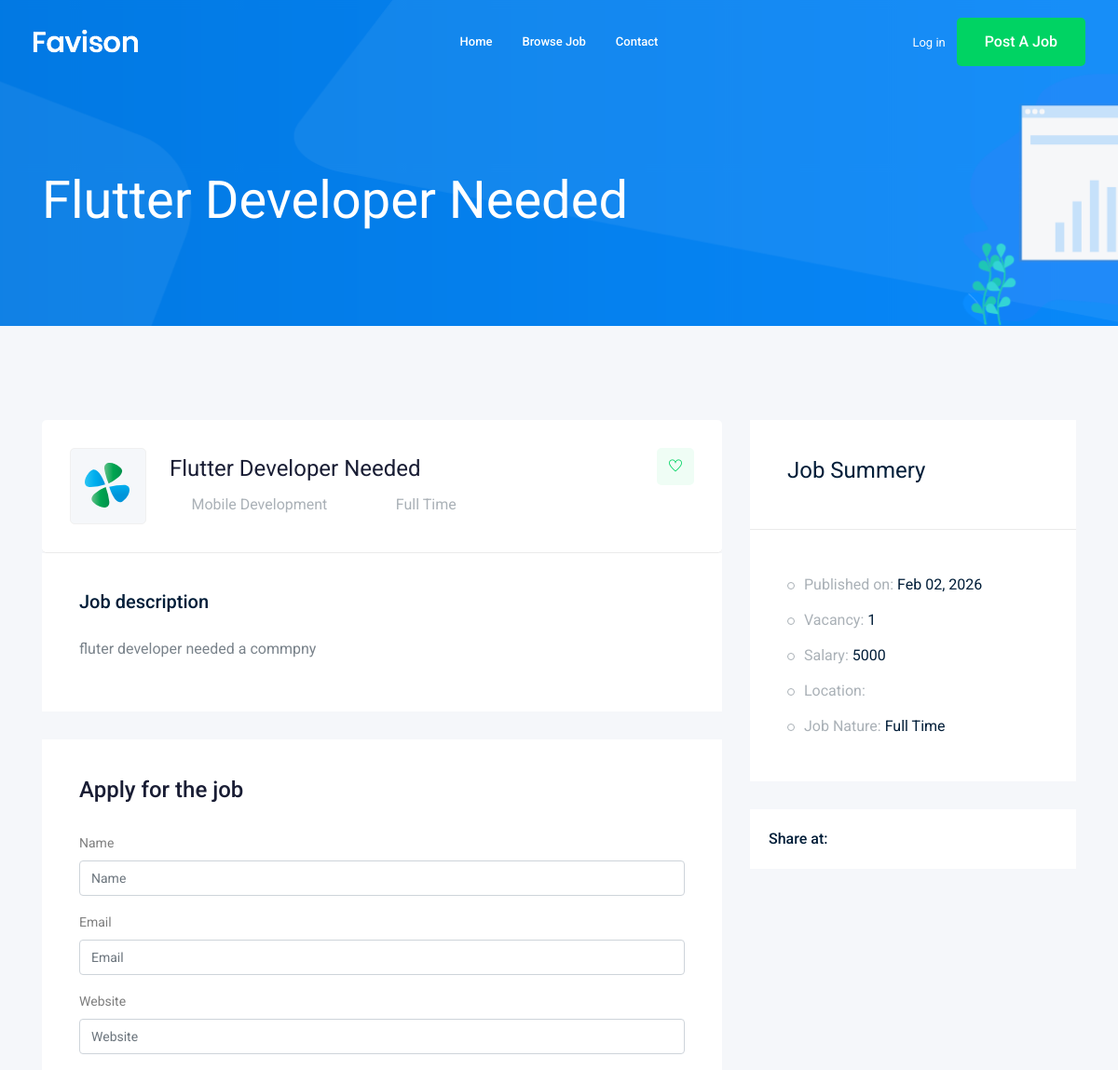
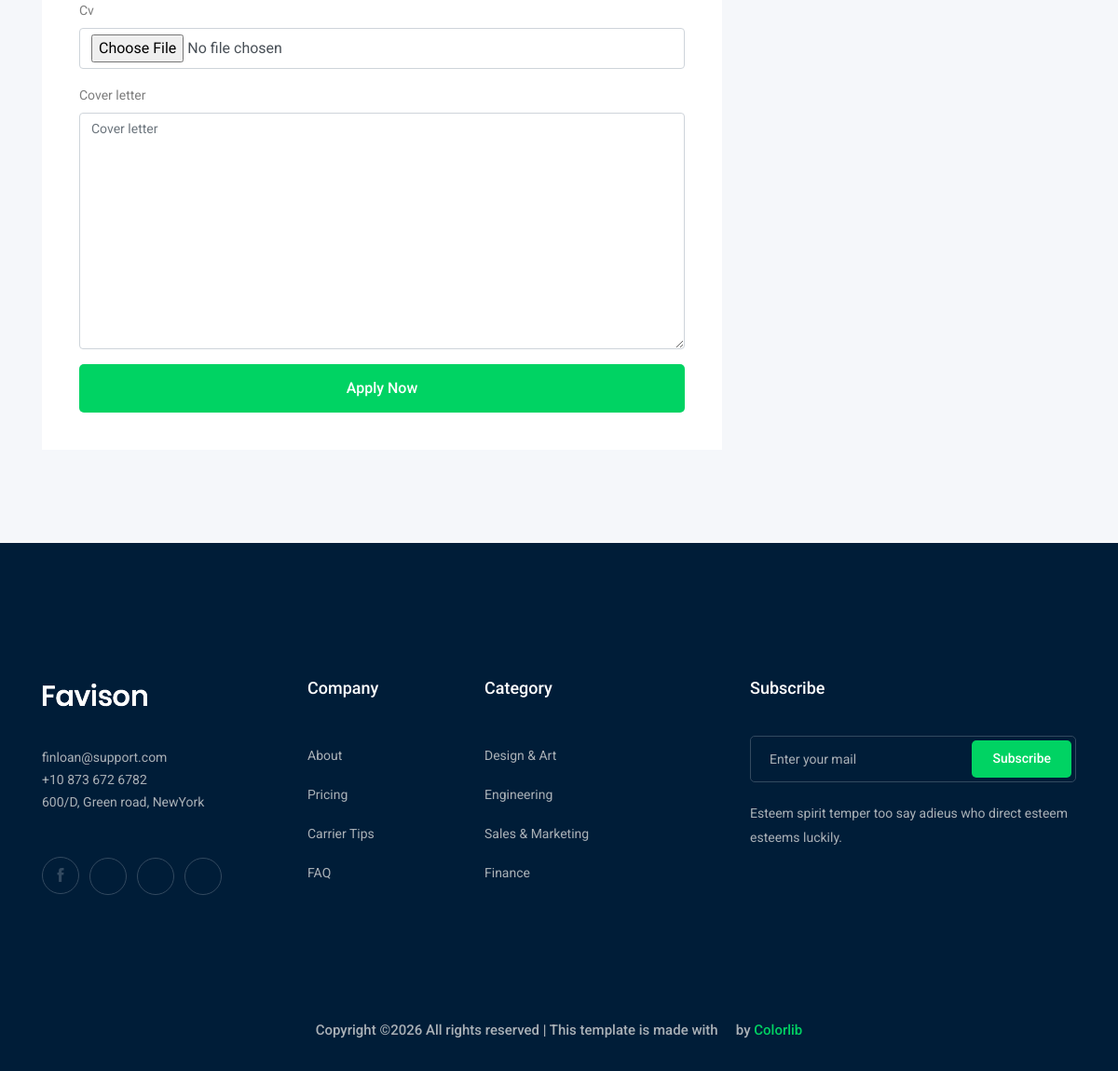
/jobs/flutter-developer-needed, run on the app's committed database (2 pictures, top to bottom).
### job/models.py (models this page shows, shortened)
class Job(models.Model):
  owner = models.ForeignKey(User, related_name='job_owner', on_delete=models.CASCADE)
  title = models.CharField(max_length=100)
  job_type = models.CharField(max_length=15 , choices=JOB_TYPE)
  description = models.TextField(max_length=1000)
  published_at = models.DateTimeField(auto_now=True)
  Vacancy = models.IntegerField(default=1)
  salary = models.IntegerField(default=0)
  experience = models.IntegerField(default=0)
  category = models.ForeignKey('Category', on_delete=models.CASCADE)
  image = models.ImageField(upload_to=image_upload)
  slug = models.SlugField(blank=True, null=True)
  def __str__(self):
      return self.title

class Category(models.Model):
  name = models.CharField(max_length=25)
  def __str__(self):
    return self.name

### job/views.py (the view)
# urls.py: path('<str:slug>', views.job_detail, name='job_detail'),
def job_detail(request, slug):
    job = get_object_or_404(Job, slug=slug)
    if request.method == 'POST':
        form = ApplyForm(request.POST, request.FILES)
        if form.is_valid():
            apply = form.save(commit=False)
            apply.job = job
            apply.save()
            messages.success(request, 'Your application has been submitted.')
            return redirect(reverse('job:job_detail', kwargs={'slug': job.slug}))
        else:
            messages.error(request, 'Please correct the errors below.')
    else:
        form = ApplyForm()
    context = {'job': job, 'form': form}
    return render(request, 'job/job_detail.html', context)

### job/form.py
class ApplyForm(forms.ModelForm):
    class Meta:
        model = Apply
        fields = ('name', 'email', 'website', 'cv', 'cover_letter')

### job/templates/job/job_detail.html (shortened to what this page needs)
{% extends 'base.html' %}
{% load bootstrap4 %}
{% block body %}
    <div class="bradcam_area bradcam_bg_1">
        <div class="container">
            <div class="row">
                <div class="col-xl-12">
                    <div class="bradcam_text">
                        <h3>{{ job }}</h3>
                    </div>
                </div>
            </div>
        </div>
    </div>
    <div class="job_details_area">
        <div class="container">
            <div class="row">
                <div class="col-lg-8">
                    <div class="job_details_header">
                        <div class="single_jobs white-bg d-flex justify-content-between">
                            <div class="jobs_left d-flex align-items-center">
                                <div class="thumb">
                                    <img src="img/svg_icon/1.svg" alt="">
                                </div>
                                <div class="jobs_conetent">
                                    <a href="#"><h4>{{ job.title }}</h4></a>
                                    <div class="links_locat d-flex align-items-center">
                                        <div class="location">
                                            <p> <i class="fa fa-map-marker"></i> {{ job.category }}</p>
                                        </div>
                                        <div class="location">
                                            <p> <i class="fa fa-clock-o"></i> {{ job.job_type }}</p>
                                        </div>
                                    </div>
                                </div>
                            </div>
                            <div class="jobs_right">
                                <div class="apply_now">
                                    <a class="heart_mark" href="#"> <i class="ti-heart"></i> </a>
                                </div>
                            </div>
                        </div>
                    </div>
                    <div class="descript_wrap white-bg">
                        <div class="single_wrap">
                            <h4>Job description</h4>
                            <p>{{ job.description }} </p>
                        </div>
                    </div>
                    <div class="apply_job_form white-bg">
                        <h4>Apply for the job</h4>
                        <form action="#" method="POST" enctype="multipart/form-data">
                            {% bootstrap_form form %}
                            {% buttons %}
                                <button class="boxed-btn3 w-100" type="submit">Apply Now</button>
                            {% endbuttons %}
                        </form>
                    </div>
                </div>
                <div class="col-lg-4">
                    <div class="job_sumary">
                        <div class="summery_header">
                            <h3>Job Summery</h3>
                        </div>
                        <div class="job_content">
                            <ul>
                                <li>Published on: <span>{{ job.published_at|date:"M d, Y" }}</span></li>
                                <li>Vacancy: <span>{{ job.Vacancy }}</span></li>
                                <li>Salary: <span>{{ job.salary }}</span></li>
                                <li>Location: </li>
                                <li>Job Nature: <span> {{ job.job_type }}</span></li>
                            </ul>
                        </div>
                    </div>
                    <div class="share_wrap d-flex">
                        <span>Share at:</span>
                        <ul>
                            <li><a href="#"> <i class="fa fa-facebook"></i></a> </li>
                            <li><a href="#"> <i class="fa fa-google-plus"></i></a> </li>
                            <li><a href="#"> <i class="fa fa-twitter"></i></a> </li>
                            <li><a href="#"> <i class="fa fa-envelope"></i></a> </li>
                        </ul>
                    </div>
                    <div class="job_location_wrap">
                        <div class="job_lok_inner">
                            <div id="map" style="height: 200px;"></div>
                        </div>
                    </div>
                </div>
            </div>
        </div>
    </div>
{% endblock body %}

### data on the page
Job: title "Flutter Developer Needed", category "Mobile Development", job_type "Full Time", description "fluter developer needed a commpny", published_at "Feb 02, 2026", Vacancy "1", salary "5000"
